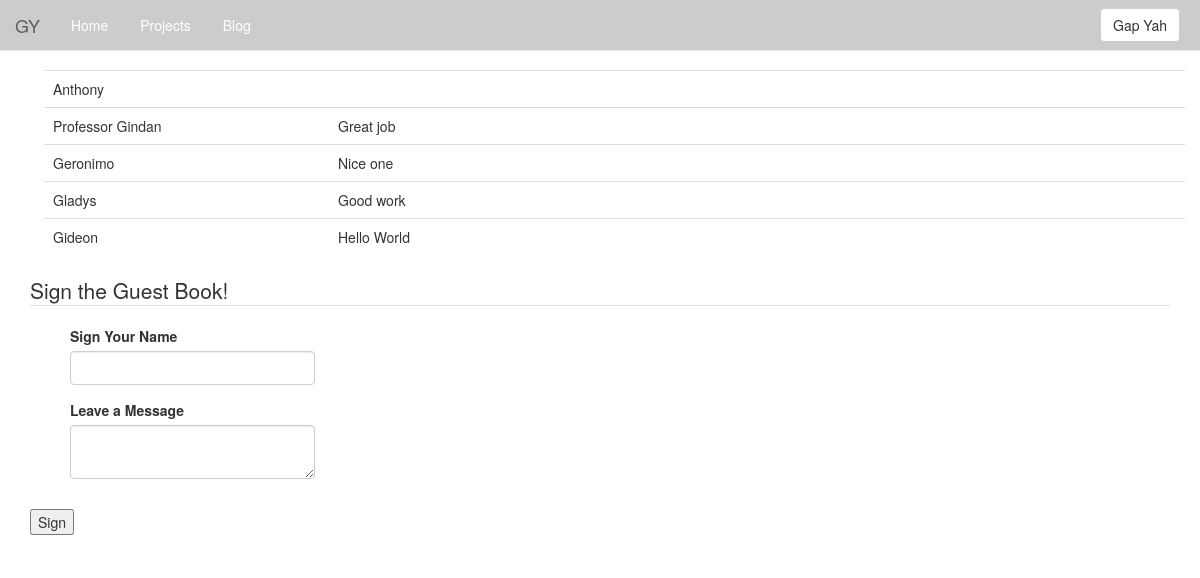
The app's page /guestbook, older data.
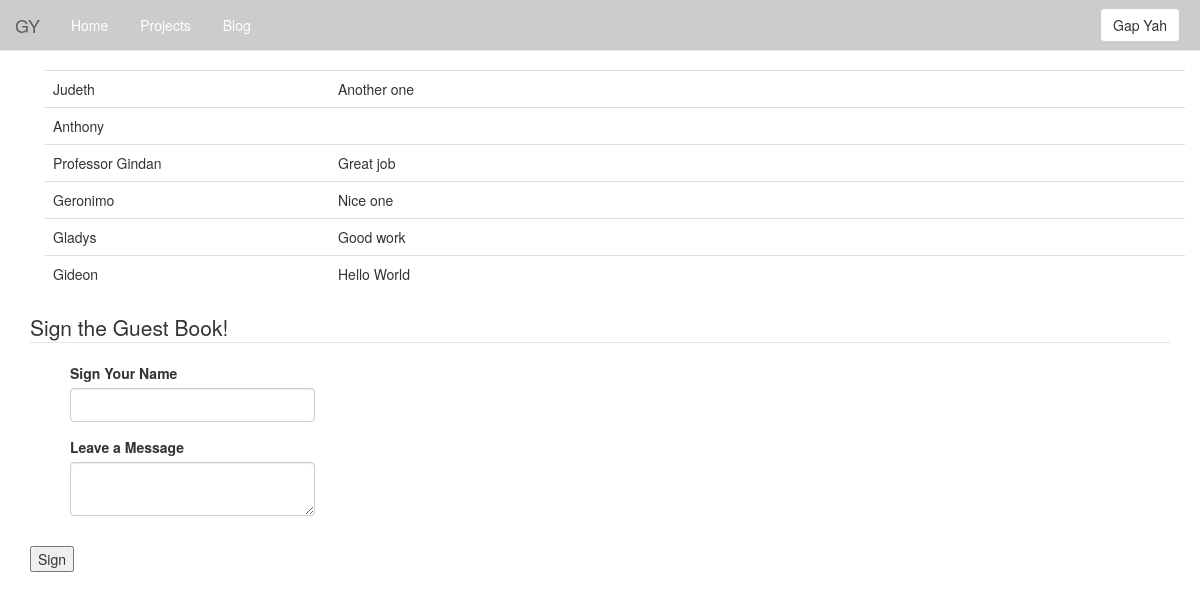
The same page, newer data.
### mysite/models.py (models this page shows, shortened)
class Guest(db.Model):
	name = db.Column(db.String, nullable=False, primary_key=True)
	message = db.Column(db.Text, nullable=True)
	date_signed = db.Column(db.DateTime, nullable=False, default=datetime.utcnow)

### mysite/routes.py (the view)
@app.route('/guestbook', methods=['GET', 'POST'])
def guestbook():
	form = GuestForm()
	if form.validate_on_submit():
		guest = Guest(name=form.guest.data, message=form.message.data)
		db.session.add(guest)
		db.session.commit()
		return redirect(url_for('guestbook'))
	guests = Guest.query.all()
	return render_template('guestbook.html', title='GY Guest Book', guests=guests, form=form)

### mysite/forms.py
class GuestForm(FlaskForm):
	guest = StringField('Sign Your Name', validators=[DataRequired(), Length(min=1, max=30)])
	message = TextAreaField('Leave a Message', validators=[Length(max=120)])
	submit = SubmitField('Sign')

### mysite/templates/guestbook.html (shortened to what this page needs)
{% extends "layout.html" %}
{% block content %}
	<div class="container">
		<table class="table">
			<colgroup>
				<col style="width:25%"/>
				<col style="width:75%"/>
			</colgroup>
			{% for guest in guests[::-1] %}
				<tr>
					<td>{{ guest.name }}</td>
					<td>{{ guest.message }}</td>
				</tr>
			{% endfor %}
		</table>
	</div>
	<form method="POST" action="">
		<fieldset class="form-group">
			<legend class="border-bottom mb-4">Sign the Guest Book!</legend>
			<div class="form-group short pad-left">
				{{ form.guest.label(class="form-control-label") }}
				{{ form.guest(class="form-control") }}
			</div>
			<div class="form-group short pad-left">
				{{ form.message.label(class="form-control-label") }}
				{{ form.message(class="form-control form-control-lg") }}
			</div>
		</fieldset>
		<div class="form-group">
			{{ form.submit }}
		</div>
	</form>
{% endblock content %}

Row changes from the older to the newer data that the page shows:
added Guest: name "Judeth", message "Another one"
